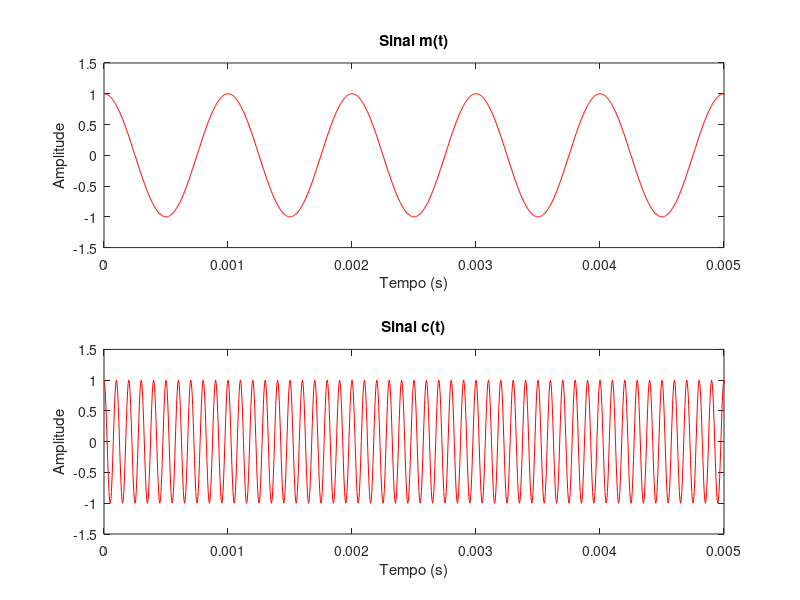
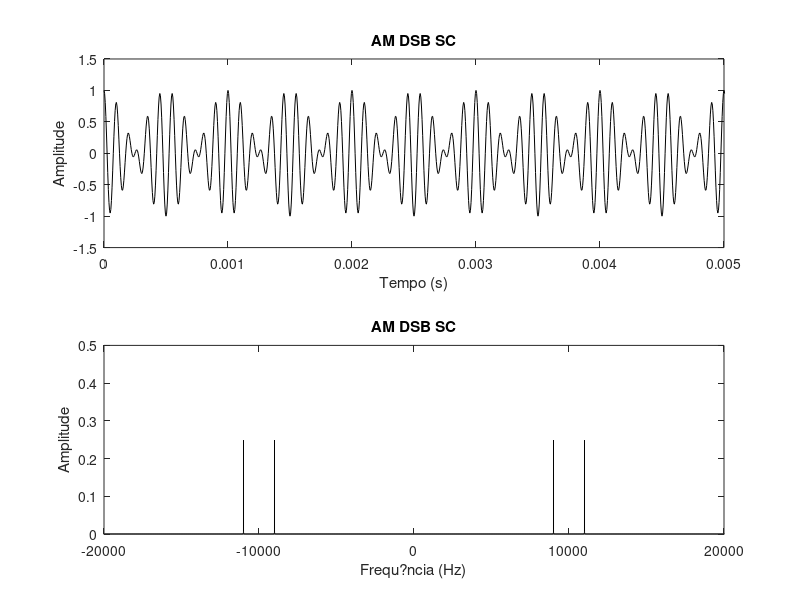
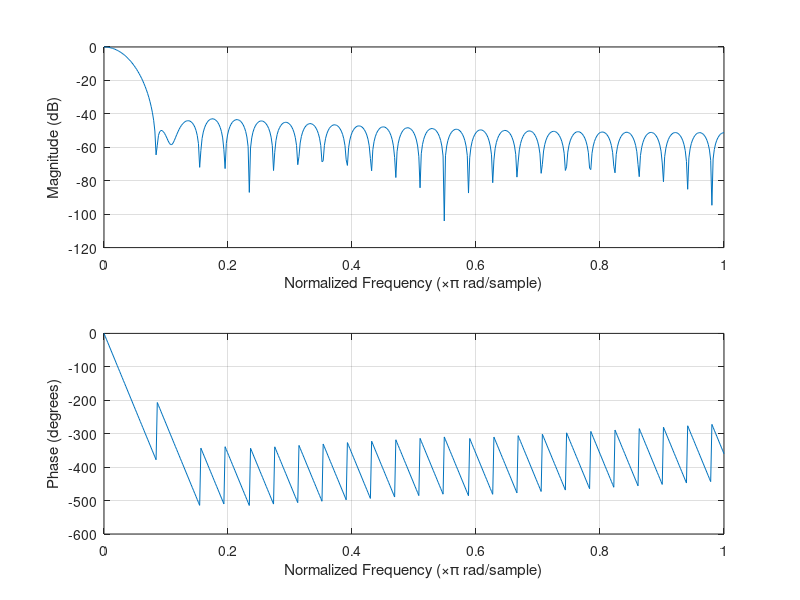
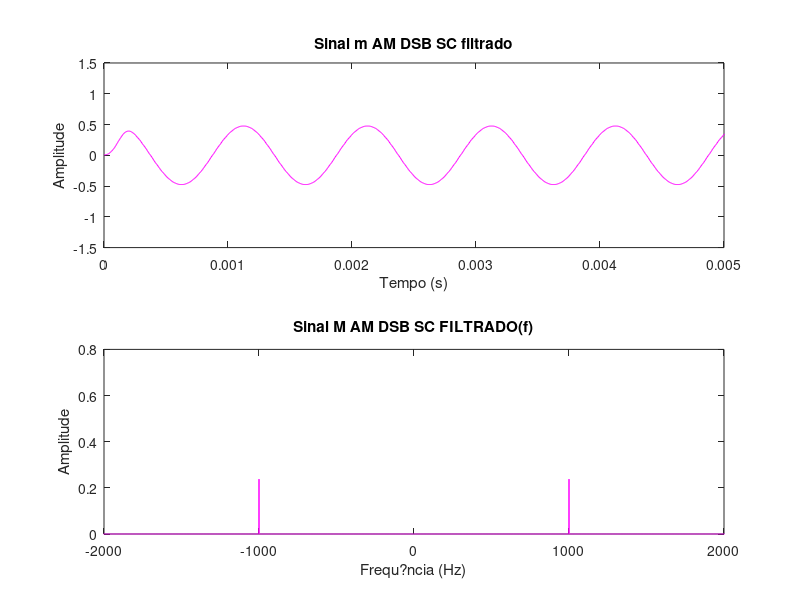

These charts were generated, in order, by the following MATLAB code:
clc
close all
clear all

Am = 1;                                 % Amplitude do sinal 
Ac = 1;                                 % Amplitude da portadora
Ao = 1;                                 % Amplitude AM DSB
mi1 = 0.25;                             % Fator modulante
mi2 = 0.5;
mi3 = 0.75;
mi4 = 1;
mi5 = 1.5;
fm = 1000;                              % Frequ?ncia do sinal
fc = 10000;                             % Frequ?ncia da portadora
N = 200;                                % Fator de superamostragem
fs = N*fm;                              % Frequ?ncia de amostragem
num_periodos = 1000;                    % N?mero de per?odos
t_final = num_periodos*(1/fm);          % Dois per?odos
Ts = 1/fs;                              % Tempo de amostragem 
t = 0:Ts:t_final;                       % Vetor tempo
f_passo = 1/t_final;                   
f = -fs/2:f_passo:fs/2; 

m = Am*cos(2*pi*fm.*t);
c = Ac*cos(2*pi*fc.*t);

figure(1)
subplot(2,1,1)
plot(t,m,'r')
ylabel('Amplitude')
xlabel('Tempo (s)')
title('Sinal m(t)')
axis([0 t_final/200 -1.5*Am 1.5*Am])  

subplot(2,1,2)
plot(t,c,'r')
ylabel('Amplitude')
xlabel('Tempo (s)')
title('Sinal c(t)')
axis([0 t_final/200 -1.5*Am 1.5*Am])

%modulacao AM-DSB-SC
s_AM_DSB_SC = m.*c;

%Sinald modulado
figure(2)
%dominio do tempo
subplot(2,1,1)
plot(t,s_AM_DSB_SC,'k')
ylabel('Amplitude')
xlabel('Tempo (s)')
title('AM DSB SC')
axis([0 t_final/200 -1.5*Am 1.5*Am])

%dominio da ferquencia
S_AM_DSB_SC = fftshift(fft(s_AM_DSB_SC)/length(s_AM_DSB_SC));
subplot(2,1,2)
plot(f,abs(S_AM_DSB_SC),'k');
axis([-2*fc 2*fc 0 0.5]);
ylabel('Amplitude')
xlabel('Frequ?ncia (Hz)')
title('AM DSB SC')

%Demodulando o sinal
m_AM_DSB_SC = s_AM_DSB_SC.*c;

%construindo do filtro
filtro=fir1(50,(1000*2)/fs);
figure(3)
freqz(filtro)

%Filtrando o sinal
m_AM_DSB_SC_filtrado = filter(filtro, 1, m_AM_DSB_SC);

%plotando sinal filtrado
figure(4)
subplot(2,1,1)
%dominio do tempo
plot(t, m_AM_DSB_SC_filtrado,'m')
ylabel('Amplitude')
xlabel('Tempo (s)')
title('Sinal m AM DSB SC filtrado')
axis([0 t_final/200 -1.5*Am 1.5*Am]) 
%dominio da frequencia
M_S_AM_DSB_SC_FILTRADO = fftshift(fft(m_AM_DSB_SC_filtrado)/length(m_AM_DSB_SC_filtrado));
subplot(2,1,2)
plot(f,abs(M_S_AM_DSB_SC_FILTRADO),'m');
axis([-2*fm 2*fm 0 0.8]);
ylabel('Amplitude')
xlabel('Frequ?ncia (Hz)')
title('Sinal M AM DSB SC FILTRADO(f)')






%parte3
%modulacao AM-DSB com fator de modulacao
s_AM_DSB1 = (mi1.*m + Ao).*c;
s_AM_DSB2 = (mi2.*m + Ao).*c;
s_AM_DSB3 = (mi3.*m + Ao).*c;
s_AM_DSB4 = (mi4.*m + Ao).*c;
s_AM_DSB5 = (mi5.*m + Ao).*c;

figure(5)
%fator modulante 0,25 dominio do tempo
subplot(5,2,1)
plot(t,s_AM_DSB1)
ylabel('Amplitude')
xlabel('Tempo (s)')
title('AM DSB - Fator Modulante 0,25')
axis([0 t_final/300 -5*Am 5*Am])
%fator modulante 0,25 dominio da frequencia
S_AM_DSB1 = fftshift(fft(s_AM_DSB1)/length(s_AM_DSB1));
subplot(5,2,2)
plot(f,abs(S_AM_DSB1));
axis([-2*fc 2*fc 0 1.5]);
ylabel('Amplitude')
xlabel('Frequ?ncia (Hz)')
title('AM DSB')

%fator modulante 0,50 dominio do tempo
subplot(5,2,3)
plot(t,s_AM_DSB2)
ylabel('Amplitude')
xlabel('Tempo (s)')
title('AM DSB - Fator Modulante 0,50')
axis([0 t_final/300 -5*Am 5*Am])
%fator modulante 0,50 dominio da frequencia
S_AM_DSB2 = fftshift(fft(s_AM_DSB2)/length(s_AM_DSB2));
subplot(5,2,4)
plot(f,abs(S_AM_DSB2));
axis([-2*fc 2*fc 0 1.5]);
ylabel('Amplitude')
xlabel('Frequ?ncia (Hz)')
title('AM DSB')

%fator modulante 0,75 dominio do tempo
subplot(5,2,5)
plot(t,s_AM_DSB3)
ylabel('Amplitude')
xlabel('Tempo (s)')
title('AM DSB - Fator Modulante 0,75')
axis([0 t_final/300 -5*Am 5*Am])
%fator modulante 0,75 dominio do tempo
S_AM_DSB3 = fftshift(fft(s_AM_DSB3)/length(s_AM_DSB3));
subplot(5,2,6)
plot(f,abs(S_AM_DSB3));
axis([-2*fc 2*fc 0 1.5]);
ylabel('Amplitude')
xlabel('Frequ?ncia (Hz)')
title('AM DSB')

%fator modulante 1 dominio do tempo
%figure(6)
subplot(5,2,7)
plot(t,s_AM_DSB4)
ylabel('Amplitude')
xlabel('Tempo (s)')
title('AM DSB - Fator Modulante 1')
axis([0 t_final/300 -5*Am 5*Am])
%fator modulante 1 dominio do tempo
S_AM_DSB4 = fftshift(fft(s_AM_DSB4)/length(s_AM_DSB4));
subplot(5,2,8)
plot(f,abs(S_AM_DSB4));
axis([-2*fc 2*fc 0 1.5]);
ylabel('Amplitude')
xlabel('Frequ?ncia (Hz)')
title('AM DSB')

%fator modulante 1.5 dominio do tempo
%figure(6)
subplot(5,2,9)
plot(t,s_AM_DSB5)
ylabel('Amplitude')
xlabel('Tempo (s)')
title('AM DSB - Fator Modulante 1.5')
axis([0 t_final/300 -5*Am 5*Am])
%fator modulante 1 dominio do tempo
S_AM_DSB5 = fftshift(fft(s_AM_DSB5)/length(s_AM_DSB5));
subplot(5,2,10)
plot(f,abs(S_AM_DSB5));
axis([-2*fc 2*fc 0 1.5]);
ylabel('Amplitude')
xlabel('Frequ?ncia (Hz)')
title('AM DSB')
